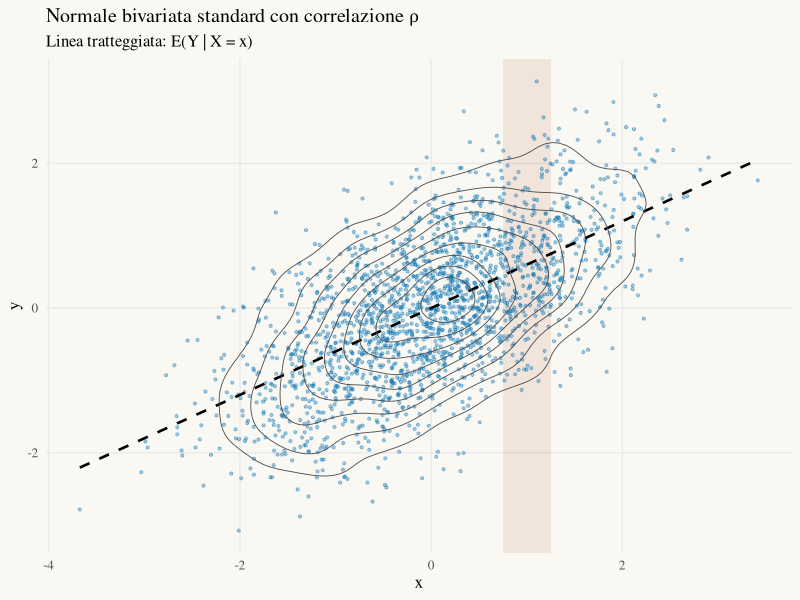
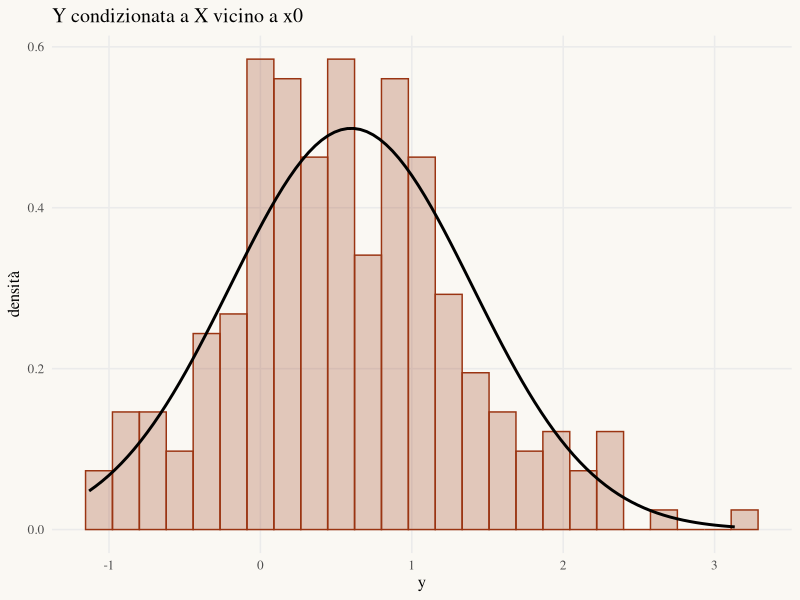

Source code (R) for these figures, in order:
# ───────────────────────────────────────────────────────────────
# StatAtlas · Lab 02 — Normale bivariata standard con correlazione ρ
# Con R ≥ 4.1 e lo stesso seed si ottengono le stesse coppie di StatAtlas.
# ───────────────────────────────────────────────────────────────
library(tidyverse)

set.seed(2026)
N <- 2000; rho <- 0.6; x0 <- 1; h <- 0.25

# Due normali standard per coppia, nell’ordine z1, z2 (riempimento per righe)
z <- matrix(rnorm(2 * N), ncol = 2, byrow = TRUE)
z1 <- z[, 1]; z2 <- z[, 2]
coppie <- tibble(x = z1, y = rho * z1 + sqrt(1 - rho^2) * z2)

# Correlazioni: lineare e con X²
coppie |> summarise(r = cor(x, y), r_x2 = cor(x^2, y))

# Distribuzione condizionata approssimata: punti con |x − x0| ≤ h
striscia <- coppie |> filter(abs(x - x0) <= h)
striscia |> summarise(n = n(), media = mean(y), dev_std = sd(y))
# Teoria: E(Y | X = x0) = 0.6, sd = 0.8

theme_statatlas <- function(base_size = 12) {
  theme_minimal(base_size = base_size, base_family = "serif") +
    theme(panel.grid.minor = element_blank(), legend.position = "top",
          plot.background = element_rect(fill = "#FAF8F3", colour = NA))
}

ggplot(coppie, aes(x, y)) +
  annotate("rect", xmin = x0 - h, xmax = x0 + h, ymin = -Inf, ymax = Inf, fill = "#9A3412", alpha = 0.1) +
  geom_point(alpha = 0.35, size = 0.8, colour = "#0072B2") +
  geom_function(fun = \(x) rho * x, linetype = "dashed", linewidth = 0.9) +
  geom_density_2d(colour = "grey30", linewidth = 0.3) +
  labs(title = "Normale bivariata standard con correlazione ρ", subtitle = "Linea tratteggiata: E(Y | X = x)") +
  theme_statatlas()

ggplot(striscia, aes(y)) +
  geom_histogram(aes(y = after_stat(density)), bins = 25, fill = "#9A3412", alpha = 0.25, colour = "#9A3412") +
  stat_function(fun = dnorm, args = list(mean = 0.6, sd = 0.8), linewidth = 1) +
  labs(title = "Y condizionata a X vicino a x0", x = "y", y = "densità") +
  theme_statatlas()
